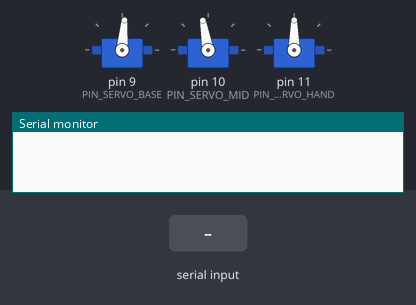
A sketch run on a simulated Arduino Uno, built with avr-gcc and run on an emulated ATmega328P. Parts: 3 × servo, the last lines printed to the serial monitor. The inputs (shaded band) are chosen by the test bench.

Above: at 1.2 s.
1.3 s: "90,45,200\n" received over Serial
At 2.6 s:
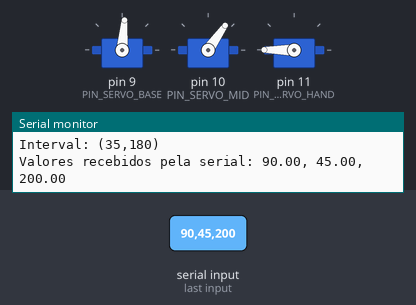
3.7 s: "30,150,10\n" received over Serial
At 5.9 s:
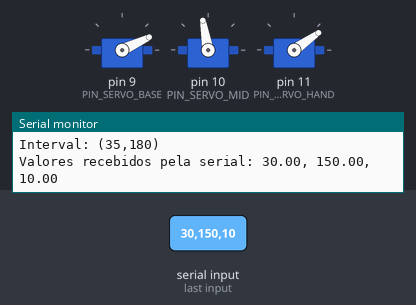
6.7 s: "90,45\n" received over Serial
At 9.0 s:
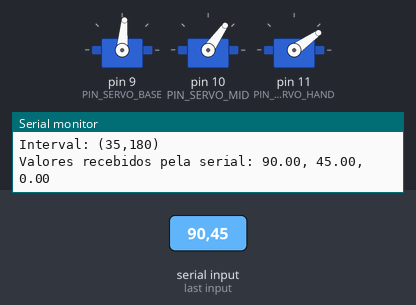
9.7 s: "30,150\n" received over Serial
12.7 s: "5\n" received over Serial
15.7 s: "90\n" received over Serial
At 17.7 s:
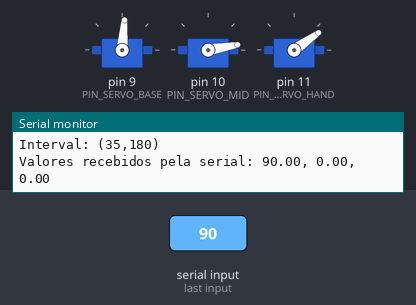
Timing chart, 0 to 19.0 s (numbered marks = the images above; inputs shaded):
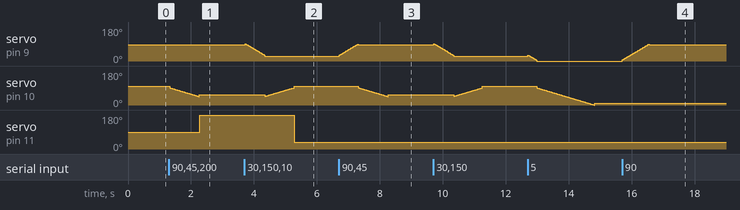

The sketch:

sketch_blocking.ino
```cpp
#include <ServoMotor.h>


#define DEBUG 1
#define CONST_UART_BUFFER_SIZE 24
#define PIN_SERVO_BASE 9
#define PIN_SERVO_MID 10
#define PIN_SERVO_HAND 11


char buffer2serialData[CONST_UART_BUFFER_SIZE];
float angle_base, angle_mid, angle_hand;
ServoMotor base = ServoMotor(90, 0, 180, 10, -5);
ServoMotor mid = ServoMotor(90, 0, 90, 20, 10);
ServoMotor hand = ServoMotor(90, 35, 180);


void uartLoop(void(*)());
void handleUartReceivedData();


void setup() {
  Serial.begin(9600);

  base.Setup(PIN_SERVO_BASE);
  mid.Setup(PIN_SERVO_MID);
  hand.Setup(PIN_SERVO_HAND);
}

void loop() {
  uartLoop(handleUartReceivedData);
  delay(2);
}

void uartLoop(void(*cb)()) {
  int static index = 0;
  bool static hasData = false;

  if (Serial.available()) {
    hasData = true;
    buffer2serialData[index] = Serial.read();
    if ((index += 1) >= CONST_UART_BUFFER_SIZE) index = CONST_UART_BUFFER_SIZE-1;
  }
  else {
    if (hasData) {
      buffer2serialData[index] = '\0';
      cb();
    }
    index = 0;
    hasData = false;
  }
}

void handleUartReceivedData() {
  char *token = strtok(buffer2serialData, ",");
  angle_base = atof(token);

  token = strtok(NULL, ",");
  angle_mid = atof(token);

  token = strtok(NULL, ",");
  angle_hand = atof(token);

  base.Write(angle_base);
  mid.Write(angle_mid);
  hand.Write(angle_hand);

#if DEBUG
  Serial.print("Valores recebidos pela serial: ");
  Serial.print(angle_base);
  Serial.print(", ");
  Serial.print(angle_mid);
  Serial.print(", ");
  Serial.println(angle_hand);
#endif
}
```

Measured:
- after the input at 1.3 s, servo on pin 11 (PIN_SERVO_HAND): 90° → 180° after 0.98 s
- after the input at 3.7 s, servo on pin 11 (PIN_SERVO_HAND): 180° → 35° after 1.6 s
- after the input at 6.7 s, servo on pin 9 (PIN_SERVO_BASE): rises from 25° to 89° in 0.59 s, then falls to 85° in 0.02 s
- after the input at 15.7 s, servo on pin 9 (PIN_SERVO_BASE): rises from 0° to 90° in 0.85 s, then falls to 85° in 0.01 s
